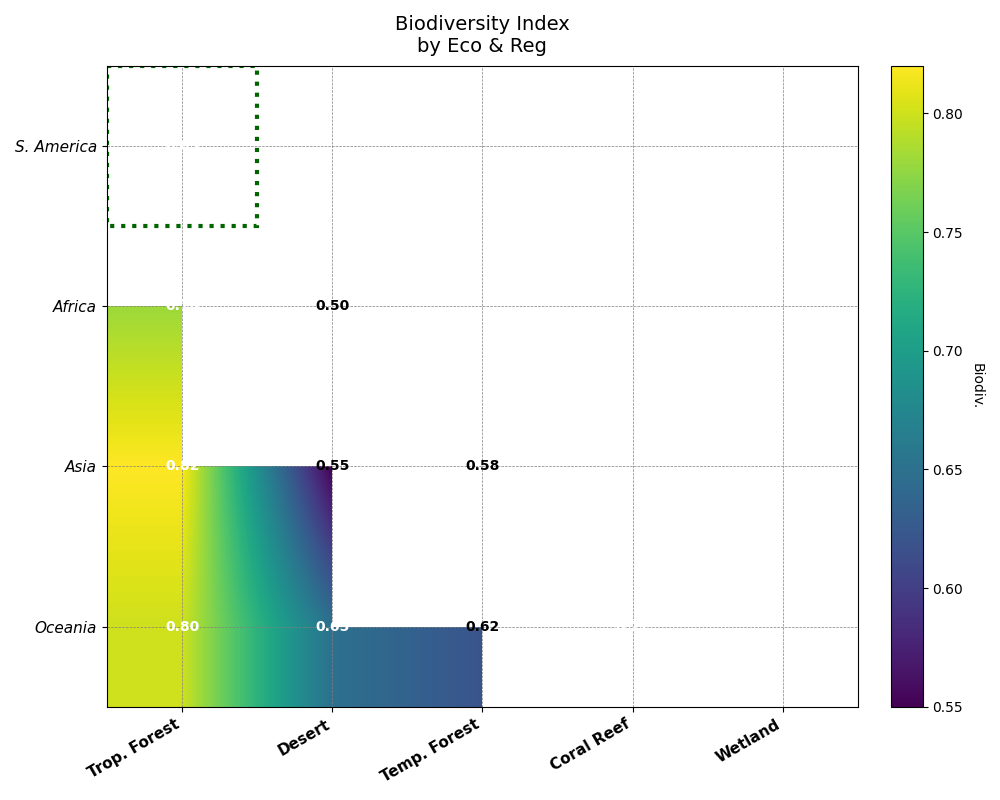

Reproduce this figure in Python.
import matplotlib.pyplot as plt
import numpy as np
import matplotlib.patches as mpatches

biodiversity_data = np.array([
    [0.85, 0.75, 0.60, 0.70, 0.65],
    [0.78, 0.50, 0.55, 0.68, 0.60],
    [0.82, 0.55, 0.58, 0.75, 0.68],
    [0.80, 0.65, 0.62, 0.72, 0.66]
])

ecosystems = ["Trop. Forest", "Desert", "Temp. Forest", "Coral Reef", "Wetland"]
regions = ["S. America", "Africa", "Asia", "Oceania"]

fig, ax1 = plt.subplots(figsize=(10, 8))

mask = np.triu(np.ones_like(biodiversity_data, dtype=bool))
masked_data = np.ma.masked_where(mask, biodiversity_data)

# Change colormap to 'viridis'
cax = ax1.imshow(masked_data, cmap='viridis', aspect='auto', interpolation='bilinear')
cbar = fig.colorbar(cax, ax=ax1, fraction=0.046, pad=0.04)
cbar.set_label('Biodiv.', rotation=270, labelpad=15)

ax1.set_xticks(np.arange(len(ecosystems)))
ax1.set_yticks(np.arange(len(regions)))
ax1.set_xticklabels(ecosystems, rotation=30, ha="right", fontsize=11, fontweight='bold')
ax1.set_yticklabels(regions, fontsize=11, fontstyle='italic')
ax1.set_title('Biodiversity Index\nby Eco & Reg', pad=10, fontsize=14)

for i in range(len(regions)):
    for j in range(len(ecosystems)):
        if i >= j:
            value = biodiversity_data[i, j]
            color = 'black' if value < 0.65 else 'white'
            ax1.text(j, i, f'{value:.2f}', ha='center', va='center', color=color, fontweight='bold')

highlight_index = np.argmax(biodiversity_data)
highlight_x, highlight_y = np.unravel_index(highlight_index, biodiversity_data.shape)

if highlight_x >= highlight_y:
    highlight_patch = mpatches.Rectangle((highlight_y - 0.5, highlight_x - 0.5), 1, 1, fill=False, edgecolor='darkgreen', linewidth=3, linestyle=':')
    ax1.add_patch(highlight_patch)

ax1.grid(visible=True, color='gray', linestyle='--', linewidth=0.5)

plt.tight_layout()
plt.show()
